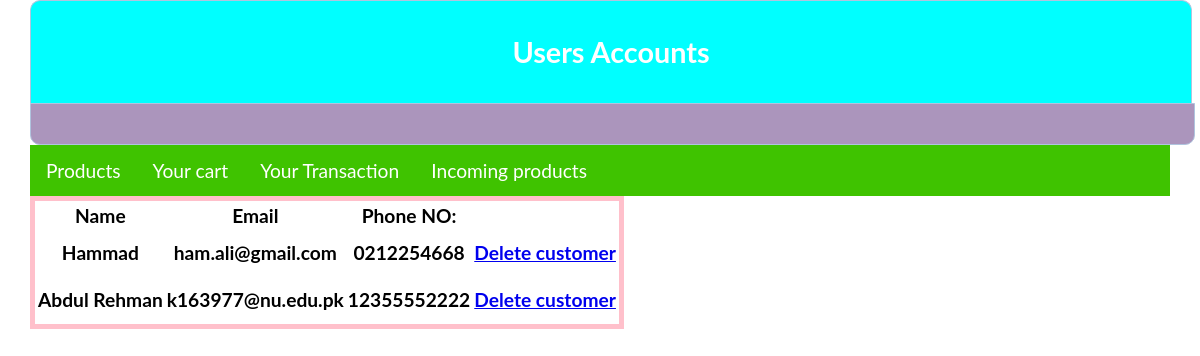
The page /account.php on the database its author committed.
### tables this page shows
CREATE TABLE IF NOT EXISTS `users` (
  `username` varchar(50) NOT NULL,
  `email` varchar(50) NOT NULL,
  `phone` varchar(20) NOT NULL,
  `password` varchar(50) NOT NULL,
  PRIMARY KEY (`email`)
);

### account.php (the view, shortened to what this page needs)
<?php include('server.php') ?>
<!DOCTYPE html>
<html>
<head>
	<link rel="stylesheet" type="text/css" href="css/product.css">
</head>
<body>
<div class="header">
	<h2>Users Accounts</h2>
</div>
<div class="content">
</div>
          <?php
              include_once('menu.php');
         ?>
          <table style=" border:5px solid pink">
            <tr>
              <th>Name</th>
              <th>Email</th>
              <th>Phone NO:</th>
            </tr>
          <?php
          $query = "SELECT * from users where email != 'k164008@nu.edu.pk'";
          $data = mysqli_query($db, $query);
          while($result = mysqli_fetch_assoc($data))
          {
              ?>
               <tr>
              <th><?php echo $result['username']; ?></th>
              <th><?php echo $result['email']; ?></th>
              <th><?php echo $result['phone'];?></th>
              <th><div class="input-group"><a type="submit" class="btn" href="cusdelete.php?cusid= <?php echo $result['cusid'] ?>">Delete customer</a></div></th>
              </tr>
            <?php
          }
          ?>
               </table>
</body>
</html>

### css/product.css (style rules this page uses)
body { font-size: 120%; background: #FFFFFF; }
.header { width: 100%; margin: 0px auto 0px; color: white; background: #00FFFF; text-align: center; border: 1px solid #B0C4De; border-bottom: none; border-radius: 10px 10px 0px 0px; padding: 10px; }
.content { width: 98.5%; padding: 20px; border: 1px solid #B0C4DE; background: #AB95BC; border-radius: 0px 0px 10px 10px; }
body { padding: 0 15px; margin: 0 15px; font-family: lato, sans-serif, arial; }
.input-group { margin: 10px 0px 10px 0px; }

### rows shown on the page
users: username "Hammad", email "ham.ali@gmail.com", phone "0212254668"
users: username "Abdul Rehman", email "k163977@nu.edu.pk", phone "12355552222"
